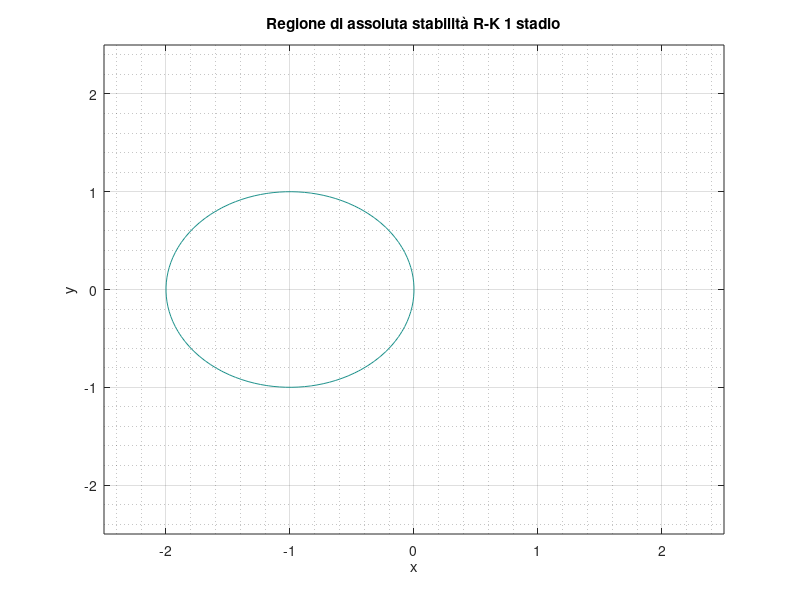
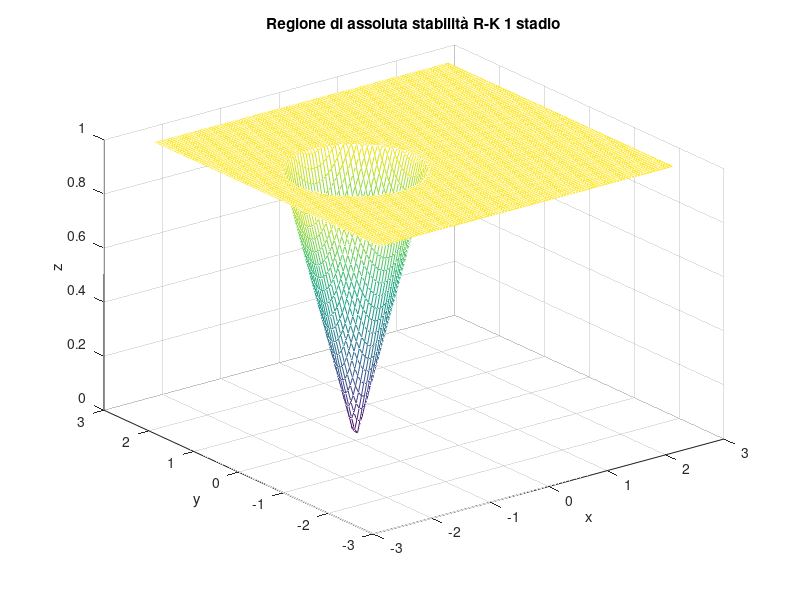
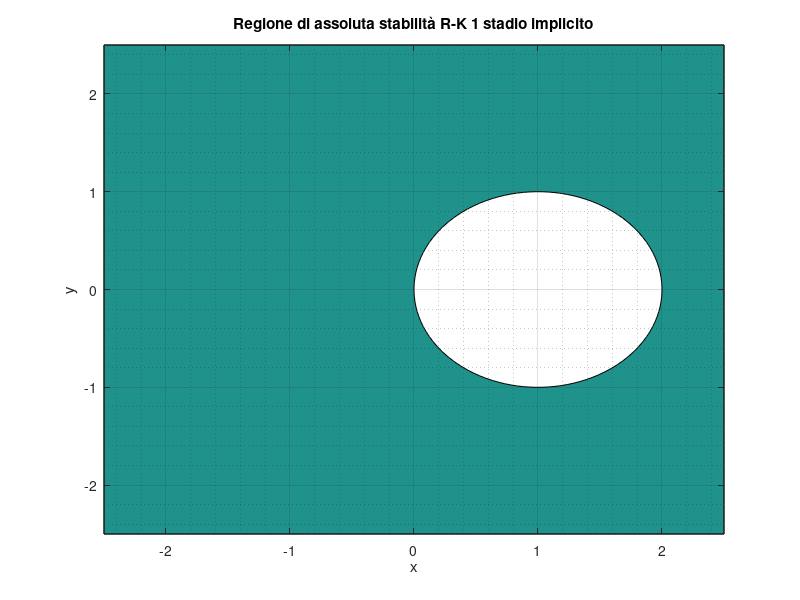
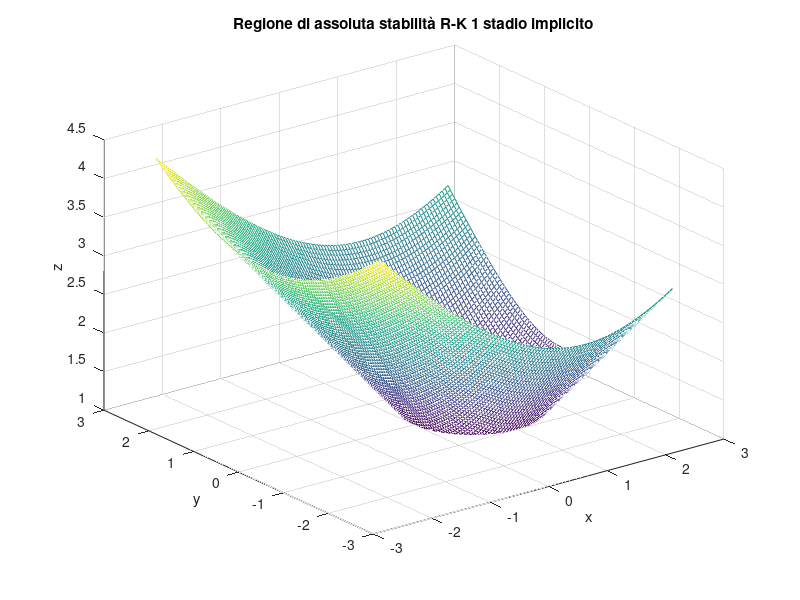

Write the MATLAB code that produced these figures, in order.
clear
close all

n = 100;
x = linspace(-2.5,2.5,n);
y = x;

%% Primo metodo

[X, Y] = meshgrid(x);

Z = abs(1+X+Y.*1i);

v = [1 1];

figure(1)
contour(X, Y, Z, v)
grid on
grid minor
xlabel('x')
ylabel('y')
title('Regione di assoluta stabilità R-K 1 stadio')

Z1 = min(Z, 1);

figure(2)
mesh(X, Y, Z1)
xlabel('x')
ylabel('y')
zlabel('z')
title('Regione di assoluta stabilità R-K 1 stadio')

%% Secondo metodo

[X, Y] = meshgrid(x);

Z = abs(1-X+Y.*1i);

v = [1 1];

figure(3)
contourf(X, Y, Z, v)
grid on
grid minor
xlabel('x')
ylabel('y')
title('Regione di assoluta stabilità R-K 1 stadio implicito')

Z1 = max(Z, 1);

figure(4)
mesh(X, Y, Z1)
xlabel('x')
ylabel('y')
zlabel('z')
title('Regione di assoluta stabilità R-K 1 stadio implicito')

%% Terzo metodo

s = 2;

alpha = 1/2;
% alpha = 1;

A = [0 0; alpha 0];
b = [1-1/2/alpha 1/2/alpha];

[X, Y] = meshgrid(x);

I = eye(s);

r =@(x,y) abs(1+(x+y.*1i)*b*((I-(x+y.*1i)*A)\ones(s,1)));

F=zeros(n);
for i=1:n
    for j=1:n
        F(i,j) = r(X(i,j),Y(i,j));
    end
end

v = [1 1];

figure(5)
contour(X, Y, F, v)
grid on
grid minor
xlabel('x')
ylabel('y')
title('Regione di assoluta stabilità R-K 2 stadi')

F1 = min(F, 1);

figure(6)
mesh(X, Y, F1)
xlabel('x')
ylabel('y')
zlabel('z')
title('Regione di assoluta stabilità R-K 2 stadi')

%% Quarto metodo

n = 100;
x = linspace(-4,4,n);
y = x;

A = [0 0 0 0; 1/2 0 0 0 ; 0 1/2 0 0; 0 0 1 0];
b = [1/6 1/3 1/3 1/6];

s = 4;

[X, Y] = meshgrid(x);

I = eye(s);

r =@(x,y) abs(1+(x+y.*1i)*b*((I-(x+y.*1i)*A)\ones(s,1)));

F=zeros(n);
for i=1:n
    for j=1:n
        F(i,j) = r(X(i,j),Y(i,j));
    end
end

v = [1 1];

figure(7)
contour(X, Y, F, v)
grid on
grid minor
xlabel('x')
ylabel('y')
title('Regione di assoluta stabilità R-K 4 stadi')

F1 = min(F, 1);

figure(8)
mesh(X, Y, F1)
xlabel('x')
ylabel('y')
zlabel('z')
title('Regione di assoluta stabilità R-K 4 stadi')








